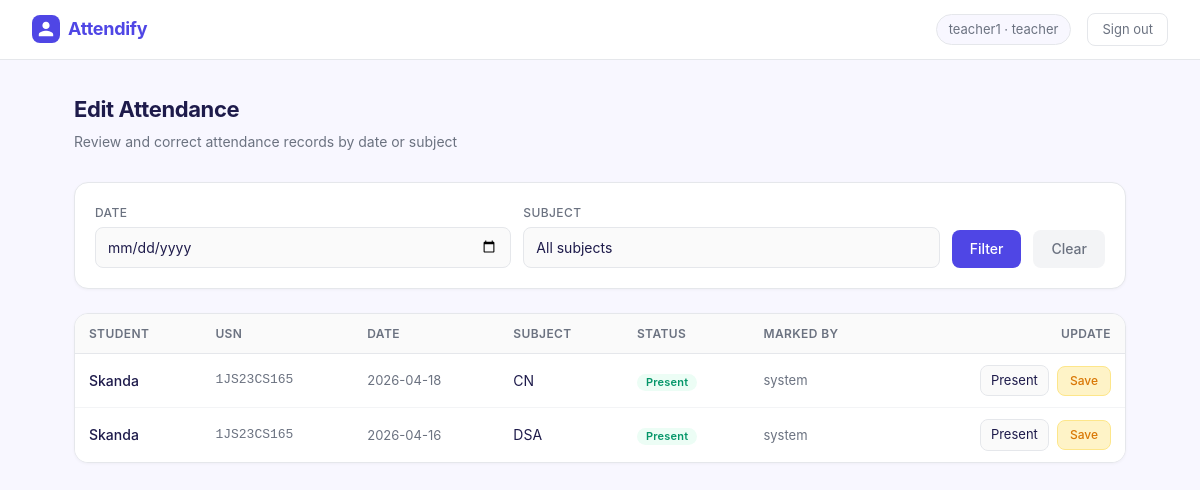
Screenshot of /attendance/edit_attendance (signed in) with the database file from the repository.
### models.py (models this page shows, shortened)
class User(UserMixin, db.Model):
    id = db.Column(db.Integer, primary_key=True)
    username = db.Column(db.String(80), unique=True, nullable=False)
    email = db.Column(db.String(120), unique=True, nullable=False)
    password_hash = db.Column(db.String(200), nullable=False)
    role = db.Column(db.String(20), nullable=False)  # admin, teacher, student
    full_name = db.Column(db.String(100))
    parent_email = db.Column(db.String(120))
    teacher_profile = db.relationship('Teacher', backref='user', uselist=False)
    student_profile = db.relationship('Student', backref='user', uselist=False)

class Attendance(db.Model):
    id = db.Column(db.Integer, primary_key=True)
    student_id = db.Column(db.Integer, db.ForeignKey('student.id'), nullable=False)
    date = db.Column(db.Date, nullable=False)
    subject = db.Column(db.String(100), nullable=False, default='General')
    status = db.Column(db.String(10), default='Absent')
    marked_by = db.Column(db.String(20), default='system')
    edited_by_teacher = db.Column(db.Boolean, default=False)
    __table_args__ = (db.UniqueConstraint('student_id', 'date', 'subject', name='unique_attendance'),)

class Student(db.Model):
    id = db.Column(db.Integer, primary_key=True)
    user_id = db.Column(db.Integer, db.ForeignKey('user.id'), nullable=False)
    usn = db.Column(db.String(20), unique=True, nullable=False)
    class_name = db.Column(db.String(50))   # e.g., "5A", "10B"
    department = db.Column(db.String(100))  # NEW: e.g., "Computer Science"
    section = db.Column(db.String(10))      # NEW: e.g., "A", "B", "C"
    teacher_id = db.Column(db.Integer, db.ForeignKey('teacher.id'))
    attendances = db.relationship('Attendance', backref='student', lazy=True)
    behaviors = db.relationship('BehaviorLog', backref='student', lazy=True)

### attendance_routes.py (the view, shortened to what this page needs)
@attendance_bp.route('/edit_attendance', methods=['GET', 'POST'])
@login_required
def edit_attendance():
    if current_user.role != 'teacher':
        flash('Unauthorized')
        return redirect(url_for('auth.dashboard'))
    teacher = current_user.teacher_profile
    students = teacher.students
    student_ids = [s.id for s in students]
    filter_date = request.args.get('filter_date', '')
    filter_subject = request.args.get('filter_subject', '')
    query = Attendance.query.filter(Attendance.student_id.in_(student_ids))
    if filter_date:
        try:
            filter_date_obj = datetime.strptime(filter_date, '%Y-%m-%d').date()
            query = query.filter(Attendance.date == filter_date_obj)
        except:
            pass
    if filter_subject:
        query = query.filter(Attendance.subject.ilike(f'%{filter_subject}%'))
    attendances = query.order_by(Attendance.date.desc(), Attendance.subject).all()
    subjects = db.session.query(Attendance.subject).filter(Attendance.student_id.in_(student_ids)).distinct().all()
    subjects = [s[0] for s in subjects]
    return render_template('edit_attendance.html', attendances=attendances,
                           filter_date=filter_date, filter_subject=filter_subject,
                           subjects=subjects)

### auth.py (called while the page is built)
@login_manager.user_loader
def load_user(user_id):
    return User.query.get(int(user_id))

### templates/edit_attendance.html (shortened to what this page needs)
{% extends "base.html" %}
{% block content %}
<div class="page-title">Edit Attendance</div>
<div class="page-subtitle">Review and correct attendance records by date or subject</div>
<div class="card mb-4">
    <div class="card-body">
        <form method="GET" action="{{ url_for('attendance.edit_attendance') }}">
            <div style="display: grid; grid-template-columns: 1fr 1fr auto auto; gap: 12px; align-items: end;">
                <div>
                    <label
                        style="font-size: 12px; font-weight: 500; color: var(--text-secondary); text-transform: uppercase; letter-spacing: 0.4px; margin-bottom: 5px; display: block;">Date</label>
                    <input type="date" name="filter_date" class="form-control" value="{{ filter_date }}">
                </div>
                <div>
                    <label
                        style="font-size: 12px; font-weight: 500; color: var(--text-secondary); text-transform: uppercase; letter-spacing: 0.4px; margin-bottom: 5px; display: block;">Subject</label>
                    <select name="filter_subject" class="form-select">
                        <option value="">All subjects</option>
                    </select>
                </div>
                <div>
                    <button type="submit" class="btn btn-primary" style="height: 38px;">Filter</button>
                </div>
                <div>
                    <a href="{{ url_for('attendance.edit_attendance') }}" class="btn btn-secondary"
                        style="height: 38px; display: flex; align-items: center;">Clear</a>
                </div>
            </div>
        </form>
    </div>
</div>
<div class="card" style="overflow: hidden;">
    <table class="table mb-0">
        <thead>
            <tr>
                <th>Student</th>
                <th>USN</th>
                <th>Date</th>
                <th>Subject</th>
                <th>Status</th>
                <th>Marked by</th>
                <th style="text-align: right;">Update</th>
            </tr>
        </thead>
        <tbody>
            {% for att in attendances %}
            <tr>
                <td style="font-weight: 500;">{{ att.student.user.full_name }}</td>
                <td style="font-family: monospace; font-size: 13px; color: var(--text-secondary);">{{ att.student.usn }}
                </td>
                <td style="color: var(--text-secondary); font-size: 13px;">{{ att.date }}</td>
                <td>{{ att.subject }}</td>
                <td>
                    {% if att.status == 'Present' %}
                    <span class="badge bg-success">Present</span>
                    {% else %}
                    <span class="badge bg-danger">Absent</span>
                    {% endif %}
                </td>
                <td style="color: var(--text-secondary); font-size: 13px;">{{ att.marked_by }}</td>
                <td style="text-align: right;">
                    <form method="POST"
                        style="display: flex; align-items: center; gap: 8px; justify-content: flex-end;">
                        <select name="status" class="form-select"
                            style="width: auto; font-size: 13px; padding: 5px 10px; height: auto;">
                            <option value="Present" {% if att.status=='Present' %}selected{% endif %}>Present</option>
                        </select>
                        <button type="submit" class="btn btn-warning btn-sm">Save</button>
                    </form>
                </td>
            </tr>
            {% else %}
            <tr>
                <td colspan="7" style="text-align: center; padding: 2.5rem; color: var(--text-secondary);">No records
                    found for the selected filters.</td>
            </tr>
            {% endfor %}
        </tbody>
    </table>
</div>
{% endblock %}

### templates/base.html (shortened to what this page needs)
<!DOCTYPE html>
<html lang="en">
<head>
    <link href="https://cdn.jsdelivr.net/npm/bootstrap@5.3.0/dist/css/bootstrap.min.css" rel="stylesheet">
</head>
<body>
    <nav class="navbar d-flex align-items-center justify-content-between">
        <a class="navbar-brand" href="#">Attendify</a>
        {% if current_user.is_authenticated %}
        <div class="d-flex align-items-center gap-3">
            <span class="nav-user">{{ current_user.full_name }} &middot; {{ current_user.role }}</span>
            <a href="{{ url_for('auth.logout') }}" class="btn-logout">Sign out</a>
        </div>
        {% endif %}
    </nav>
    <div class="main-container">
        {% block content %}{% endblock %}
    </div>
</body>
</html>

### templates/base.html (style rules this page uses)
:root { --brand: #4F46E5; --brand-light: #EEF2FF; --brand-dark: #3730A3; --surface: #F8F7FF; --card-bg: #FFFFFF; --text-primary: #1E1B4B; --text-secondary: #6B7280; --border: #E5E7EB; --success: #059669; --danger: #DC2626; --warning: #D97706; }
* { box-sizing: border-box; }
body { background: var(--surface); color: var(--text-primary); font-family: 'Inter', system-ui, -apple-system, sans-serif; font-size: 15px; line-height: 1.6; min-height: 100vh; }
.navbar { background: var(--card-bg) !important; border-bottom: 1px solid var(--border); padding: 0 2rem; height: 60px; }
.navbar-brand { font-weight: 700; font-size: 18px; color: var(--brand) !important; letter-spacing: -0.3px; display: flex; align-items: center; gap: 8px; }
.navbar-brand::before { content: ''; display: inline-block; width: 28px; height: 28px; background: var(--brand); border-radius: 8px; background-size: 18px; background-position: center; background-repeat: no-repeat; }
.nav-user { font-size: 13px; color: var(--text-secondary); background: var(--surface); padding: 4px 12px; border-radius: 20px; border: 1px solid var(--border); }
.btn-logout { font-size: 13px; color: var(--text-secondary); background: none; border: 1px solid var(--border); border-radius: 8px; padding: 5px 14px; text-decoration: none; transition: all 0.15s; }
.main-container { max-width: 1100px; margin: 0 auto; padding: 2rem 1.5rem; }
.page-title { font-size: 22px; font-weight: 700; color: var(--text-primary); margin-bottom: 0.25rem; letter-spacing: -0.4px; }
.page-subtitle { font-size: 14px; color: var(--text-secondary); margin-bottom: 1.75rem; }
.card { background: var(--card-bg); border: 1px solid var(--border); border-radius: 14px; box-shadow: 0 1px 3px rgba(0, 0, 0, 0.04); }
.card-body { padding: 1.25rem; }
.form-control, .form-select { border: 1px solid var(--border); border-radius: 8px; font-size: 14px; padding: 9px 12px; color: var(--text-primary); background: #FAFAFA; transition: border-color 0.15s, box-shadow 0.15s; }
.btn { border-radius: 8px; font-size: 14px; font-weight: 500; padding: 8px 18px; transition: all 0.15s; border: none; }
.btn-primary { background: var(--brand); color: #fff; }
.btn-warning { background: #FEF3C7; color: var(--warning); border: 1px solid #FDE68A; }
.btn-secondary { background: #F3F4F6; color: var(--text-secondary); }
.btn-sm { padding: 5px 12px; font-size: 12px; }
.table { font-size: 14px; }
.table th { font-weight: 600; font-size: 12px; text-transform: uppercase; letter-spacing: 0.4px; color: var(--text-secondary); border-bottom: 1px solid var(--border); padding: 10px 14px; background: #FAFAFA; }
.table td { padding: 11px 14px; vertical-align: middle; border-bottom: 1px solid #F3F4F6; color: var(--text-primary); }
.table tr:last-child td { border-bottom: none; }
.badge { font-size: 11px; font-weight: 600; padding: 3px 9px; border-radius: 20px; letter-spacing: 0.2px; }
.bg-success { background: #ECFDF5 !important; color: var(--success) !important; }

### rows the page displays
User: full_name "teacher1", role "teacher"
Attendance: student.user.full_name "Skanda", student.usn "1JS23CS165", date "2026-04-18", subject "CN", shows "Present", marked_by "system", status "Present"
Attendance: student.user.full_name "Skanda", student.usn "1JS23CS165", date "2026-04-16", subject "DSA", shows "Present", marked_by "system", status "Present"
